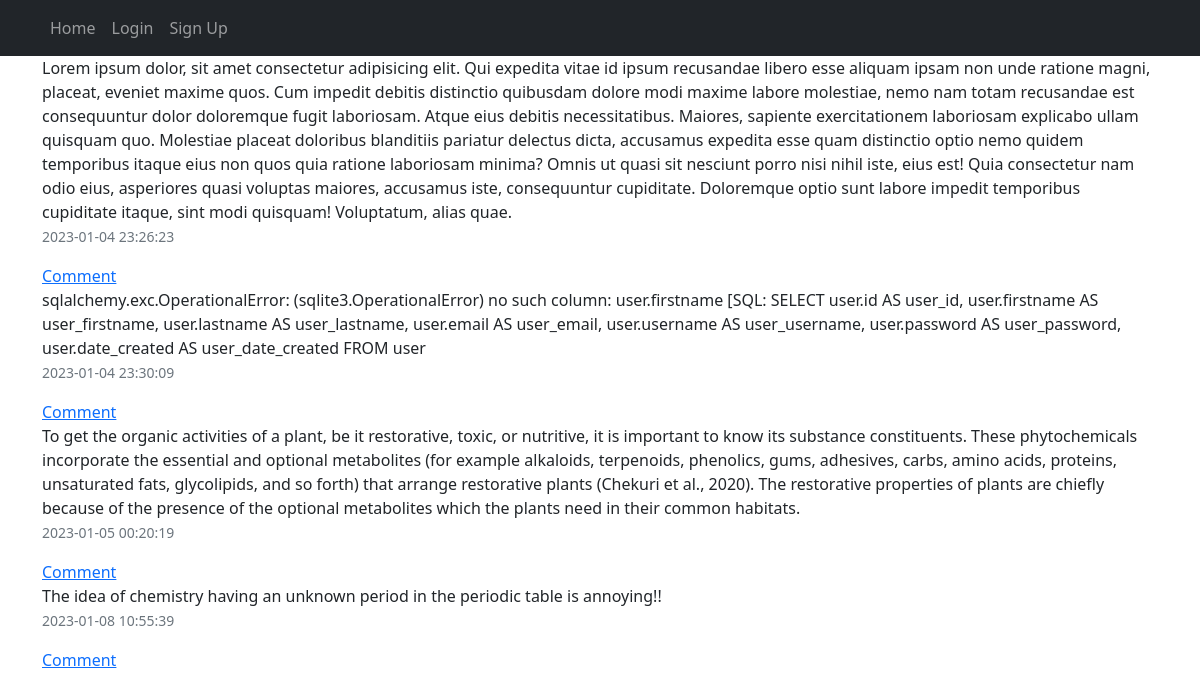
The page /home on the database its author committed.
### model/models.py (models this page shows)
class Post(db.Model):
    id = db.Column(db.Integer, primary_key=True)
    text = db.Column(db.Text, nullable=False)
    date_created = db.Column(db.DateTime(timezone=True), default=func.now())
    author = db.Column(db.Integer, db.ForeignKey(
        'user.id', ondelete="CASCADE"), nullable=False)
    comments = db.relationship('Comment', backref='post', passive_deletes=True)
    likes = db.relationship('Like', backref='post', passive_deletes=True)

### routes/views.py (the view)
@views.route("/")
@views.route("/home")
def home():
    posts = Post.query.all()
    return render_template("home.html", user=current_user, posts=posts)

### templates/home.html (shortened to what this page needs)
 {% extends "base.html" %}
 {% block content  %}
    {% for post in posts  %}
    <p>
        {{ post.text }} <br>
        <small class='text-muted'>
            {{ post.date_created }}
        </small>
    </p>
    <a href='/posts/{{ post.id }}/'>
        Comment
    </a>
    {% endfor %}
 {% endblock %}

### templates/base.html (shortened to what this page needs)
<!DOCTYPE html>
<html lang="en">
  <head>
    <link
      href="https://cdn.jsdelivr.net/npm/bootstrap@5.0.2/dist/css/bootstrap.min.css"
      rel="stylesheet"
    />
  </head>
  <body>
    <nav class="navbar navbar-expand-lg navbar-dark bg-dark">
      <div class="container">
        <div class="collapse navbar-collapse" id="navbar">
          <div class="navbar-nav">
            <a class="nav-item nav-link" href="/home">Home</a>
            {% if user.is_authenticated %}
            <a class="nav-item nav-link" href="/logout">Logout</a>
            <a class="nav-item nav-link" href="/create-post">Create Post</a>
            {% else %}
            <a class="nav-item nav-link" href="/login">Login</a>
            <a class="nav-item nav-link" href="/sign-up">Sign Up</a>
            {% endif %}
          </div>
        </div>
      </div>
    </nav>
    <div class="container">{% block content %}{% endblock %}</div>
  </body>
</html>

### rows shown on the page
Post: text "Lorem ipsum dolor, sit amet consectetur adipisicing elit. Qui expedita vitae id ipsum recusandae libero esse aliquam ipsam non unde ratione magni, placeat, eveniet maxime quos. Cum impedit debitis distinctio quibusdam dolore modi maxime labore molestiae, nemo nam totam recusandae est consequuntur dolor doloremque fugit laboriosam. Atque eius debitis necessitatibus. Maiores, sapiente exercitationem laboriosam explicabo ullam quisquam quo. Molestiae placeat doloribus blanditiis pariatur delectus dicta, accusamus expedita esse quam distinctio optio nemo quidem temporibus itaque eius non quos quia ratione laboriosam minima? Omnis ut quasi sit nesciunt porro nisi nihil iste, eius est! Quia…", date_created "2023-01-04 23:26:23"
Post: text "sqlalchemy.exc.OperationalError: (sqlite3.OperationalError) no such column: user.firstname [SQL: SELECT user.id AS user_id, user.firstname AS user_firstname, user.lastname AS user_lastname, user.email AS user_email, user.username AS user_username, user.password AS user_password, user.date_created AS user_date_created FROM user", date_created "2023-01-04 23:30:09"
Post: text "To get the organic activities of a plant, be it restorative, toxic, or nutritive, it is important to know its substance constituents. These phytochemicals incorporate the essential and optional metabolites (for example alkaloids, terpenoids, phenolics, gums, adhesives, carbs, amino acids, proteins, unsaturated fats, glycolipids, and so forth) that arrange restorative plants (Chekuri et al., 2020). The restorative properties of plants are chiefly because of the presence of the optional metabolites which the plants need in their common habitats.", date_created "2023-01-05 00:20:19"
Post: text "The idea of chemistry having an unknown period in the periodic table is annoying!!", date_created "2023-01-08 10:55:39"
